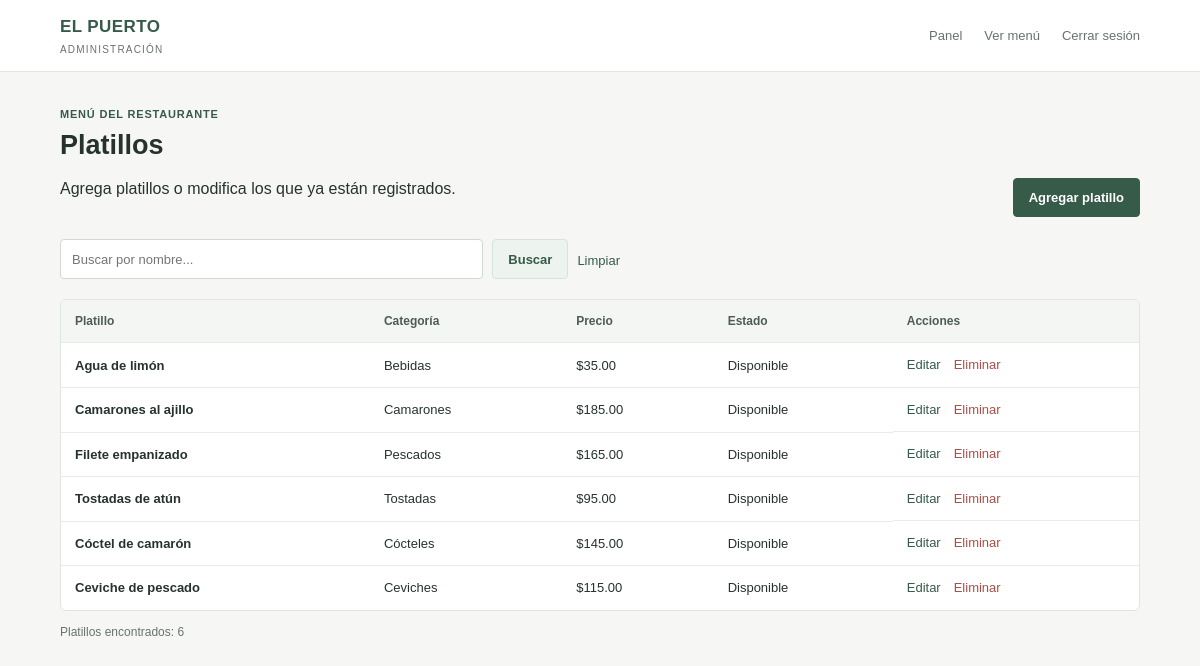
Page /admin/platillos.php (signed in) on the earlier database version.
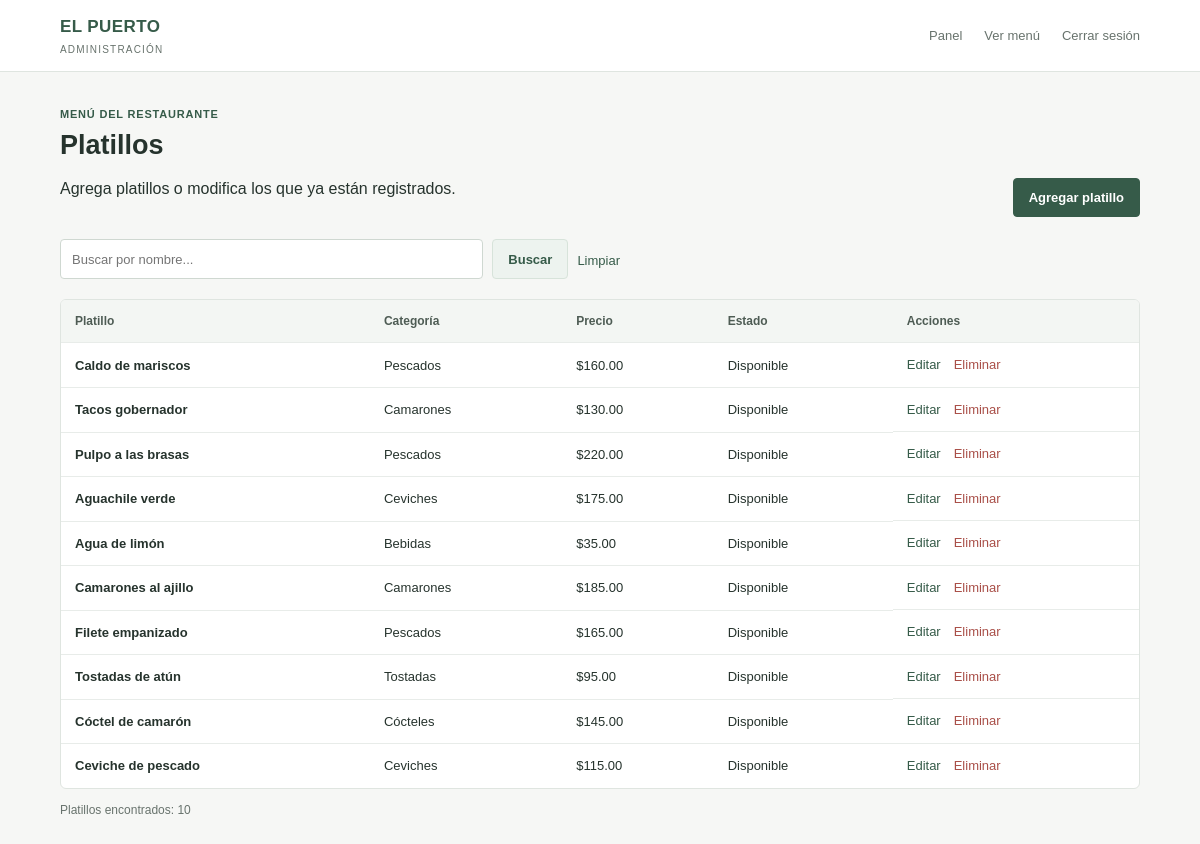
Same page on the later database version.
### tables this page shows
CREATE TABLE platillos (
     
    id INT AUTO_INCREMENT PRIMARY KEY,
     
    nombre VARCHAR(120) NOT NULL,
     
     
    descripcion VARCHAR(255),
     
     
    precio DECIMAL(10,2) NOT NULL,
     
     
    imagen VARCHAR(255) DEFAULT NULL,
     
     
    categoria_id INT NULL,
     
     
    disponible TINYINT(1) DEFAULT 1,
     
     
    CONSTRAINT fk_platillos_categoria
        FOREIGN KEY (categoria_id) REFERENCES categorias(id)
        ON DELETE SET NULL
);

CREATE TABLE categorias (
     
    id INT AUTO_INCREMENT PRIMARY KEY,
     
    nombre VARCHAR(80) NOT NULL
);

### admin/platillos.php (the view, shortened to what this page needs)
<?php
require_once "../config/conexion.php";
$buscar = trim($_GET["buscar"] ?? "");
$sql = "SELECT
            platillos.*,
            categorias.nombre AS nombre_categoria
        FROM platillos
        LEFT JOIN categorias ON platillos.categoria_id = categorias.id";
$sql .= " ORDER BY platillos.id DESC";
$consulta = $conexion->prepare($sql);
$consulta->execute();
$platillos = $consulta->fetchAll(PDO::FETCH_ASSOC);
?>
<!DOCTYPE html>
<html lang="es">
<head>
    <link rel="stylesheet" href="../assets/css/estilos.css">
</head>
<body>
    <header class="barra">
        <a class="marca" href="../index.php">
            <span>EL PUERTO</span>
            <small>ADMINISTRACIÓN</small>
        </a>
        <nav>
            <a href="panel.php">Panel</a>
            <a href="../index.php">Ver menú</a>
            <a href="index.php?salir=1">Cerrar sesión</a>
        </nav>
    </header>
    <main class="admin-contenido">
        <div class="encabezado-seccion">
            <div>
                <p class="etiqueta">MENÚ DEL RESTAURANTE</p>
                <h1>Platillos</h1>
                <p>Agrega platillos o modifica los que ya están registrados.</p>
            </div>
            <a class="boton boton-coral" href="nuevo.php">Agregar platillo</a>
        </div>
        <form class="buscador" method="GET">
            <input
                type="search"
                name="buscar"
                placeholder="Buscar por nombre..."
                value="<?= htmlspecialchars($buscar) ?>"
            >
            <button class="boton boton-azul" type="submit">Buscar</button>
            <a class="volver" href="platillos.php">Limpiar</a>
        </form>
        <div class="tabla-contenedor">
            <table>
                <thead>
                    <tr>
                        <th>Platillo</th>
                        <th>Categoría</th>
                        <th>Precio</th>
                        <th>Estado</th>
                        <th>Acciones</th>
                    </tr>
                </thead>
                <tbody>
                    <?php foreach ($platillos as $platillo): ?>
                        <tr>
                            <td><strong><?= htmlspecialchars($platillo["nombre"]) ?></strong></td>
                            <td><?= htmlspecialchars($platillo["nombre_categoria"] ?? "Sin categoría") ?></td>
                            <td>$<?= number_format((float) $platillo["precio"], 2) ?></td>
                            <td><?= $platillo["disponible"] ? "Disponible" : "Oculto" ?></td>
                            <td class="acciones">
                                <a href="editar.php?id=<?= (int) $platillo["id"] ?>">Editar</a>
                                <form
                                    method="POST"
                                    action="eliminar.php"
                                    onsubmit="return confirm('¿Quieres eliminar este platillo?')"
                                >
                                    <button class="enlace-eliminar" type="submit">Eliminar</button>
                                </form>
                            </td>
                        </tr>
                    <?php endforeach; ?>
                </tbody>
            </table>
        </div>
        <p class="nota-admin">Platillos encontrados: <?= count($platillos) ?></p>
    </main>
</body>
</html>

Differences in the rows shown:
added platillos: nombre "Caldo de mariscos", categoria.nombre "Pescados", precio "160.00", disponible "Disponible"
added platillos: nombre "Tacos gobernador", categoria.nombre "Camarones", precio "130.00", disponible "Disponible"
added platillos: nombre "Pulpo a las brasas", categoria.nombre "Pescados", precio "220.00", disponible "Disponible"
added platillos: nombre "Aguachile verde", categoria.nombre "Ceviches", precio "175.00", disponible "Disponible"
Other differences:
count($platillos): "6" → "10"
